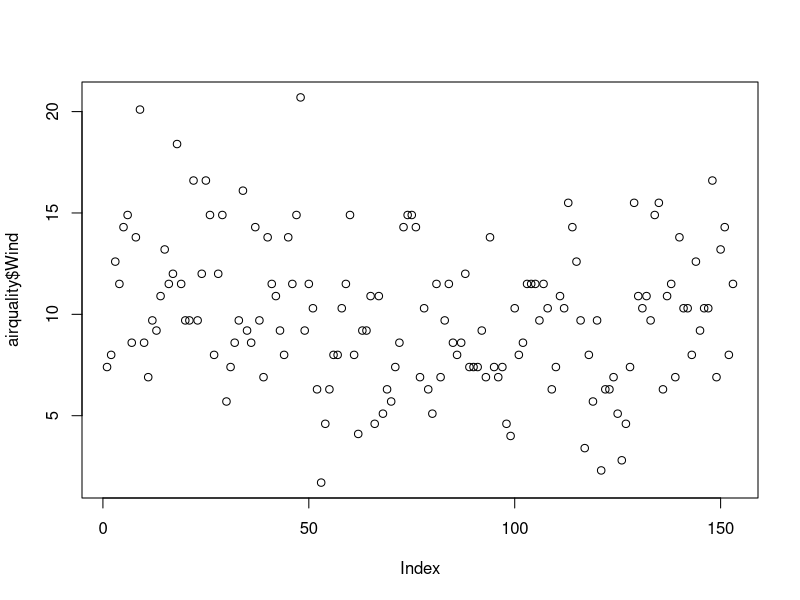
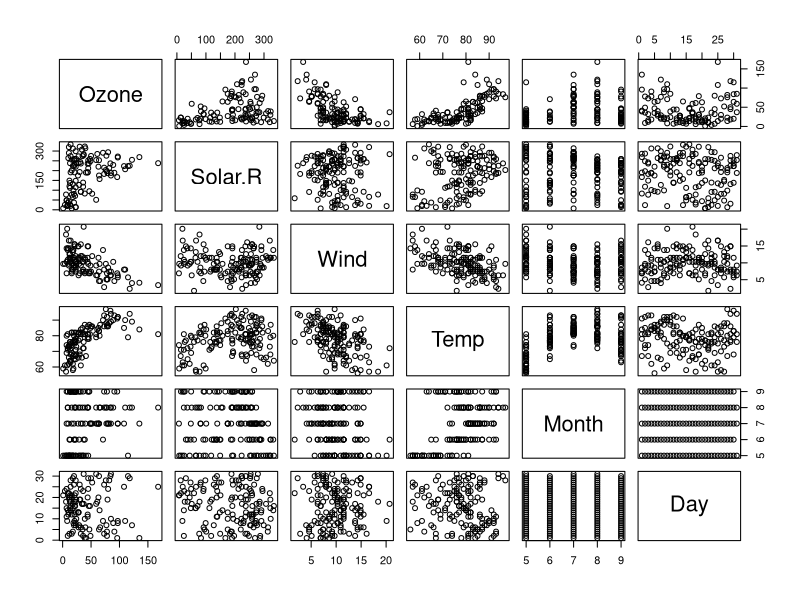
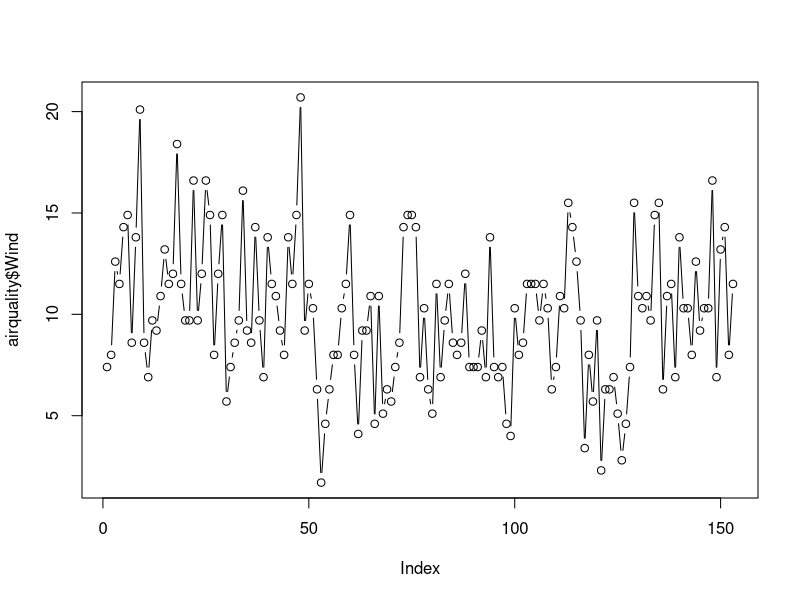
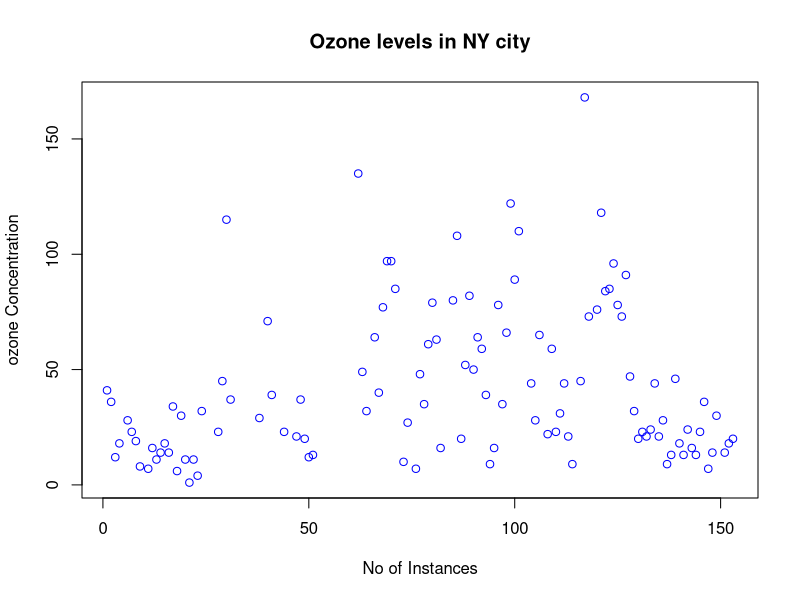
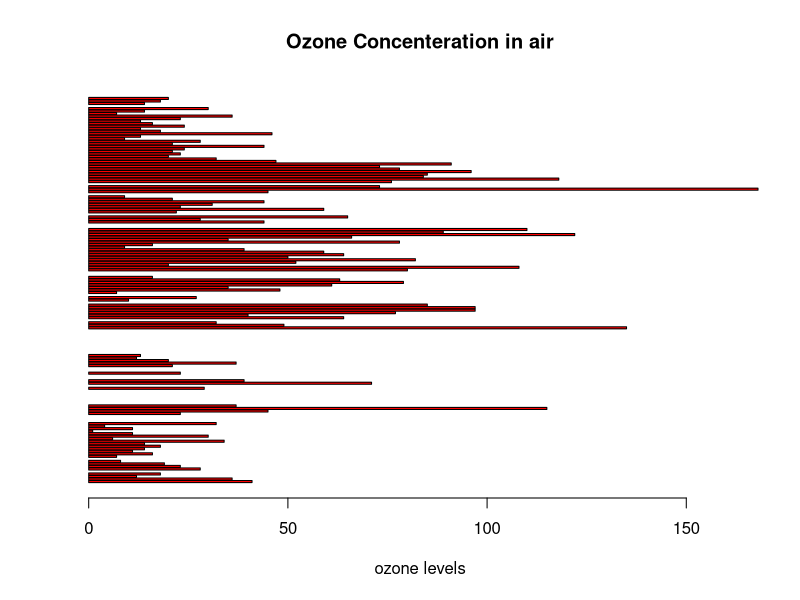
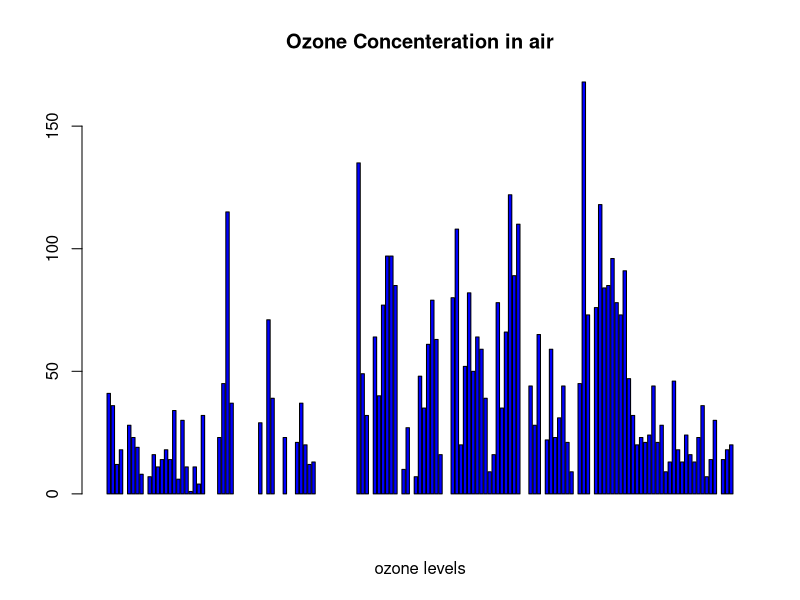
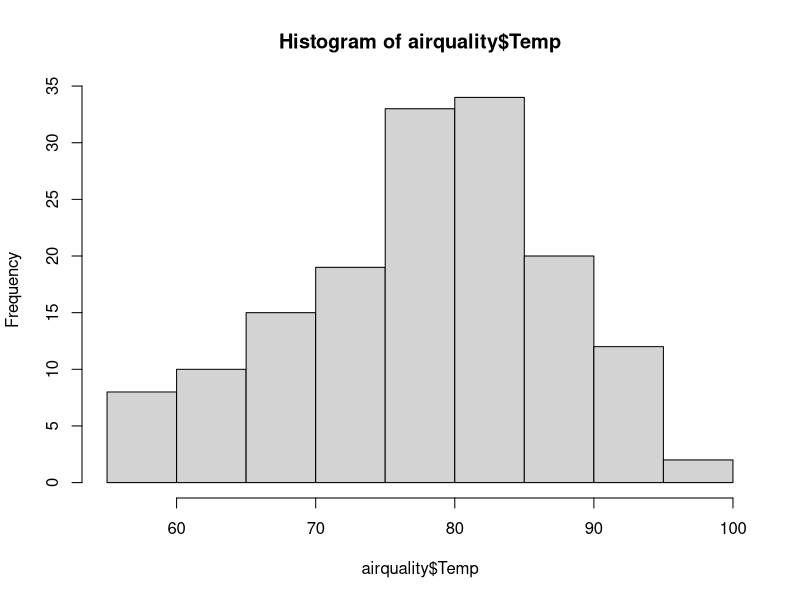
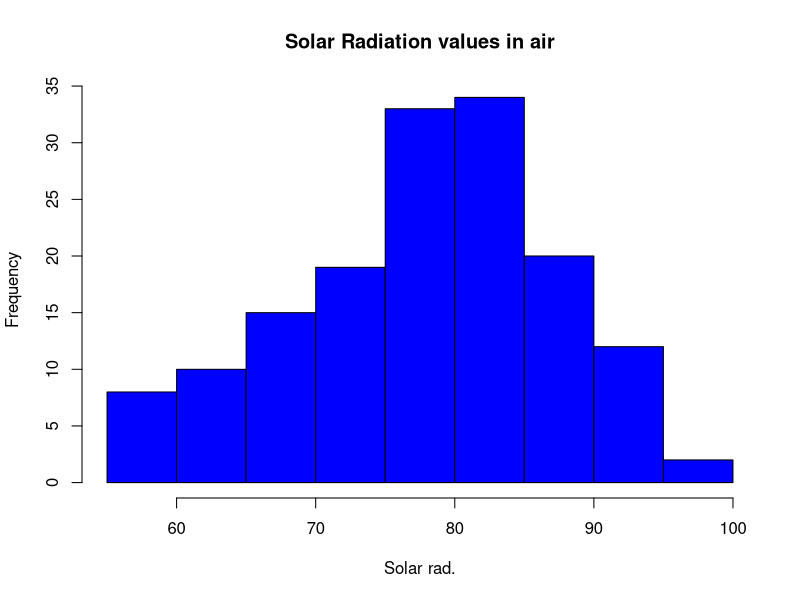

The R script that drew these images, in order:
data()
airquality<-datasets::airquality
View(airquality)
head(airquality,10)
tail(airquality,10)
airquality[,c(1,2)]
df<-airquality[,-6] 
summary(airquality[1,])
airquality$Wind
summary(airquality$Temp)  
summary(airquality)  
summary(airquality$Wind)
plot(airquality$Wind)
plot(airquality)
plot(airquality$Wind, type= "b")
plot(airquality$Ozone, xlab = 'No of Instances', 
     ylab = 'ozone Concentration', main = 'Ozone levels in NY city',
     col = 'blue')
barplot(airquality$Ozone, main = 'Ozone Concenteration in air',
        xlab = 'ozone levels', col= 'red',horiz = T,axes=T)
barplot(airquality$Ozone, main = 'Ozone Concenteration in air',
        xlab = 'ozone levels', col= 'blue',horiz = F,axes=T)
hist(airquality$Temp)
hist(airquality$Temp, 
     main = 'Solar Radiation values in air',
     xlab = 'Solar rad.', col='blue')
boxplot(airquality$Temp,main="Boxplot")
boxplot(airquality[,1:4],main='Multiple')
